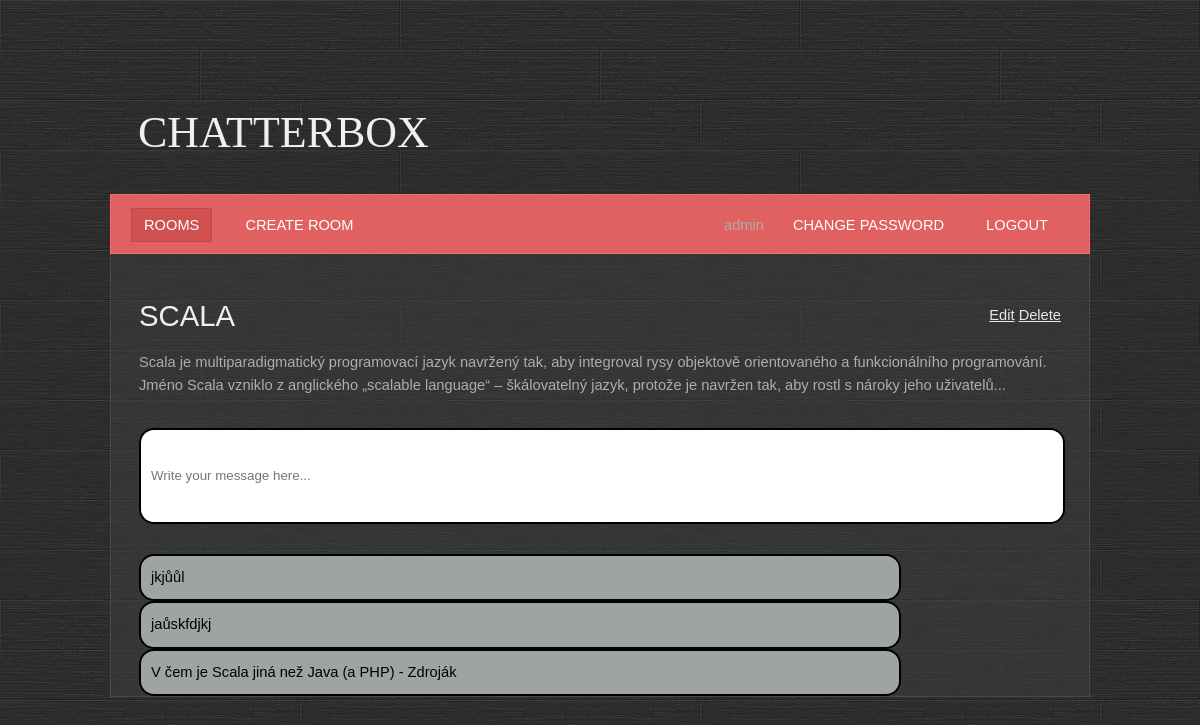
/room/detial/4/ (signed in), run on the app's committed database.
### base/models.py (models this page shows, shortened)
class Room(Model):
    name = models.CharField(max_length=200, unique=True)
    description = models.TextField(null=True, blank=True)
    participants = models.ManyToManyField(User, related_name='participants', blank=True)
    created = models.DateTimeField(auto_now_add=True)
    updated = models.DateTimeField(auto_now=True)
    class Meta:
        ordering = ['-created', 'name']

class Message(Model):
    body = models.TextField()
    room = models.ForeignKey(Room, on_delete=models.CASCADE)
    user = models.ForeignKey(User, on_delete=models.CASCADE)
    created = models.DateTimeField(auto_now_add=True)
    updated = models.DateTimeField(auto_now=True)
    class Meta:
        ordering = ['-created', 'body']

### base/views.py (the view, shortened to what this page needs)
# urls.py: path('room/detial/<pk>/', base.views.room, name='room'),
@login_required
def room(request, pk):
    room = Room.objects.get(id=pk)
    messages = room.message_set.all()
    context = {'room': room,
               'messages': messages}
    return render(request, template_name='base/room.html', context=context)

### base/templates/base/room.html (shortened to what this page needs)
{% extends 'main.html' %}
{% block content %}
    <div class="last-child">
                <a href="{% url 'room_update' room.id %}">Edit</a>
                <a href="{% url 'room_delete' room.id %}">Delete</a>
    </div>
    <h1>{{ room.name }}</h1>
    <br>
    <div class="box">{{ room.description }}</div>
    <div class="box room__message">
        <form method="post">
            <input name="body" placeholder="Write your message here..."/>
    </form>
    </div>
    {% for message in messages %}
        <div class="message">{{ message.body }}</div>
    {% endfor %}
{% endblock %}

### templates/navbar.html
<ul>
    <li class="first active">
        <a href="{% url 'rooms' %}">Rooms</a>
    </li>
    <li>
        <a href="{% url 'room_create' %}">Create room</a>
    </li>
    {% if user.is_authenticated %}
        <li class="last-child">
            <a href="{% url 'logout' %}">Logout</a>
        </li>
        <li class="last-child">
            <a href="{% url 'password_change' %}">Change password</a>
        </li>
        <li class="last-child">{{ user.username }}
        </li>
    {% else %}
        <li class="last-child">
            <a href="{% url 'login' %}">Login</a>
        </li>
    {% endif %}
</ul><br class="clearfix"/>

### static/styles/style.css (style rules this page uses)
* { margin: 0; padding: 0; }
a { text-decoration: underline; color: #e8e8e8; }
body { font-size: 11pt; line-height: 1.6em; font-family: Arial, sans-serif; background: #9ea3a3; color: #adadad; background: url(/static/images/bg.jpg); }
h1,h2,h3,h4 { text-transform: uppercase; font-weight: normal; color: #f0f0f0; }
ul { margin-bottom: 1.25em; }
ul { list-style: none; }
.last-child { float:right; }
.message { width: 80%; padding: 10px; color: black; background: #9ea3a3; border-radius: 15px; border: 2px solid black; }
.room__message { background: white; border-radius: 15px; border: 2px solid black; width: 100%; }
.room__message > form > input { resize: none; border: none; outline: none; padding: 10px; height: 4.5rem; width: 100%; }
.box { overflow: hidden; margin: 0 0 30px 0; }
#menu a { text-decoration: none; text-transform: uppercase; color: #ffffff; padding: 8px 12px 8px 12px; border: solid 1px #e16060; }
#menu ul { list-style: none; }
#menu ul li { display: inline; padding: 0 8px 0 8px; }
#menu ul li.first { padding-left: 0; }
#menu ul li.active a { background: #D15050; border: solid 1px #C64545; }

### data on the page
Room: name "SCALA", description "Scala je multiparadigmatický programovací jazyk navržený tak, aby integroval rysy objektově orientovaného a funkcionálního programování. Jméno Scala vzniklo z anglického „scalable language“ – škálovatelný jazyk, protože je navržen tak, aby rostl s nároky jeho uživatelů..."
Message: body "jkjůůl"
Message: body "jaůskfdjkj"
Message: body "V čem je Scala jiná než Java (a PHP) - Zdroják"

### other printed values
{{ user.username }} "admin"
